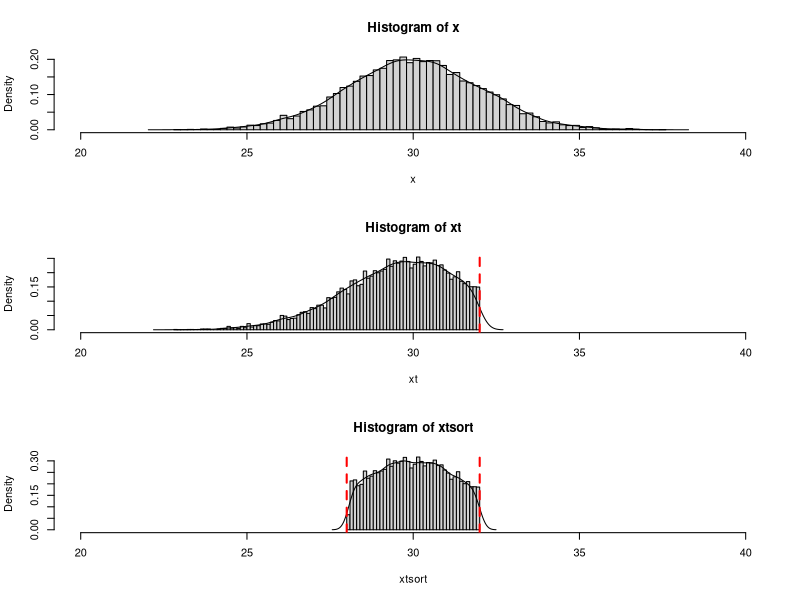

Source code (R):
mu = 30
sigma = 2
a = 0
b = 32

par(mfrow=c(3,1))

# simulate samples 
x = rnorm(10000, mu, sigma)
hist(x, prob=TRUE,breaks = 100, xlim = c(20, 40))
lines(density(x))

# only get the samples <= ruler length
xt = x[x<=b]
hist(xt, prob=TRUE,breaks = 100, xlim = c(20, 40))
lines(density(xt))
abline(v = b, lty = 2, col = 'red', lwd = 2)

# if know % discarded
pct_miss = 1 - length(xt) / length(x)
xtsort = sort(xt)
xtsort = xtsort[-(1:(length(x) * pct_miss))]
length(xtsort)
hist(xtsort,xlim = c(20, 40), breaks = 50, prob = TRUE)
lines(density(xtsort))
abline(v = b, lty = 2, col = 'red', lwd = 2)
abline(v = mu-(b-mu), lty = 2, col = 'red', lwd = 2)
mean(xtsort)



# show mean
mean(xt)
mean(x)

# calculation
alpha = (a - mu)/sigma
beta = (b - mu)/sigma

# if do not know % discarded
mu + sigma * (dnorm(alpha) - dnorm(beta))/(pnorm(beta)-pnorm(alpha))
Emu = mean(xt) - sigma * (dnorm(alpha) - dnorm(beta))/(pnorm(beta)-pnorm(alpha))
Emu
mu
